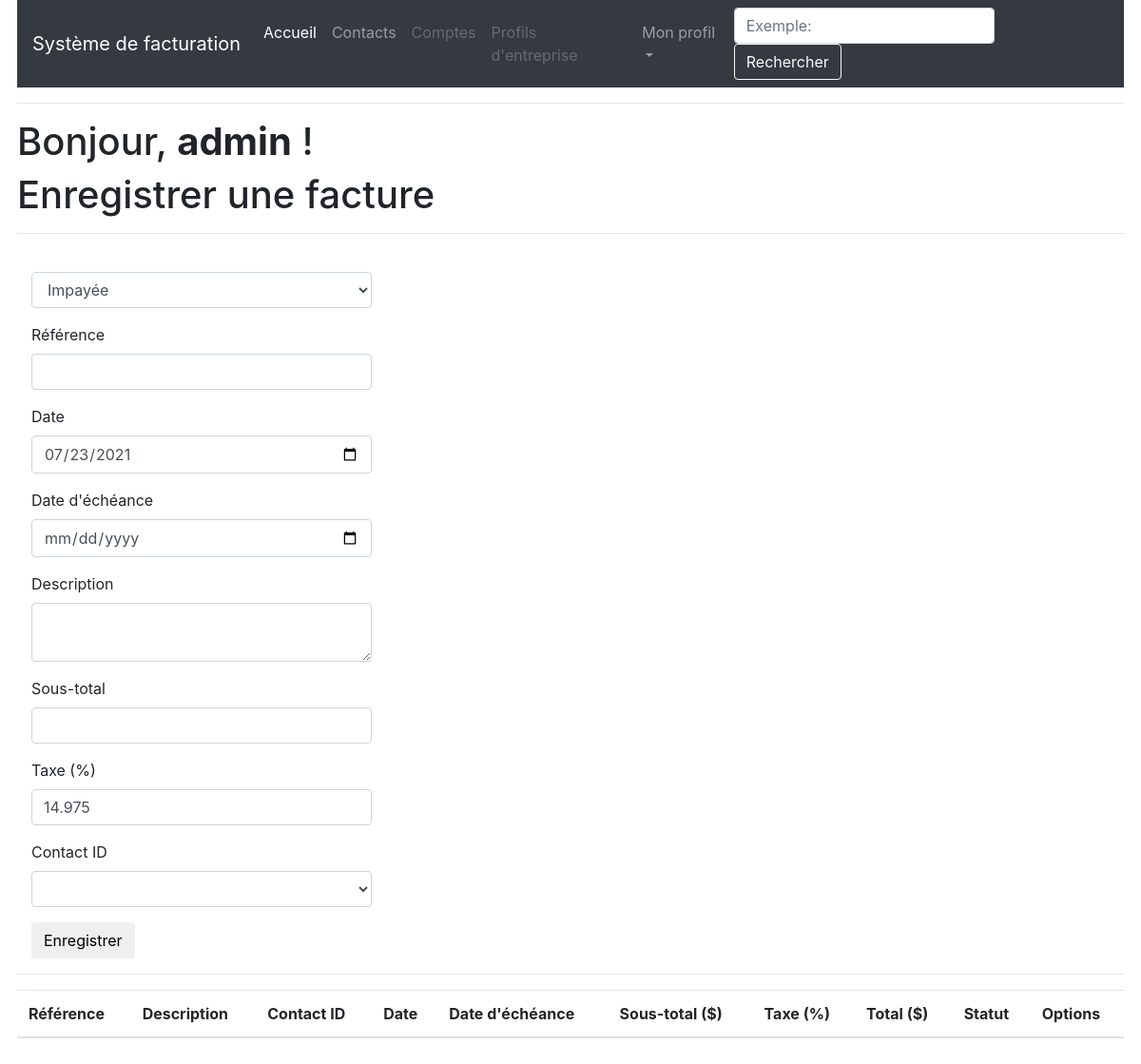
Before: /index (signed in) with the older database file.
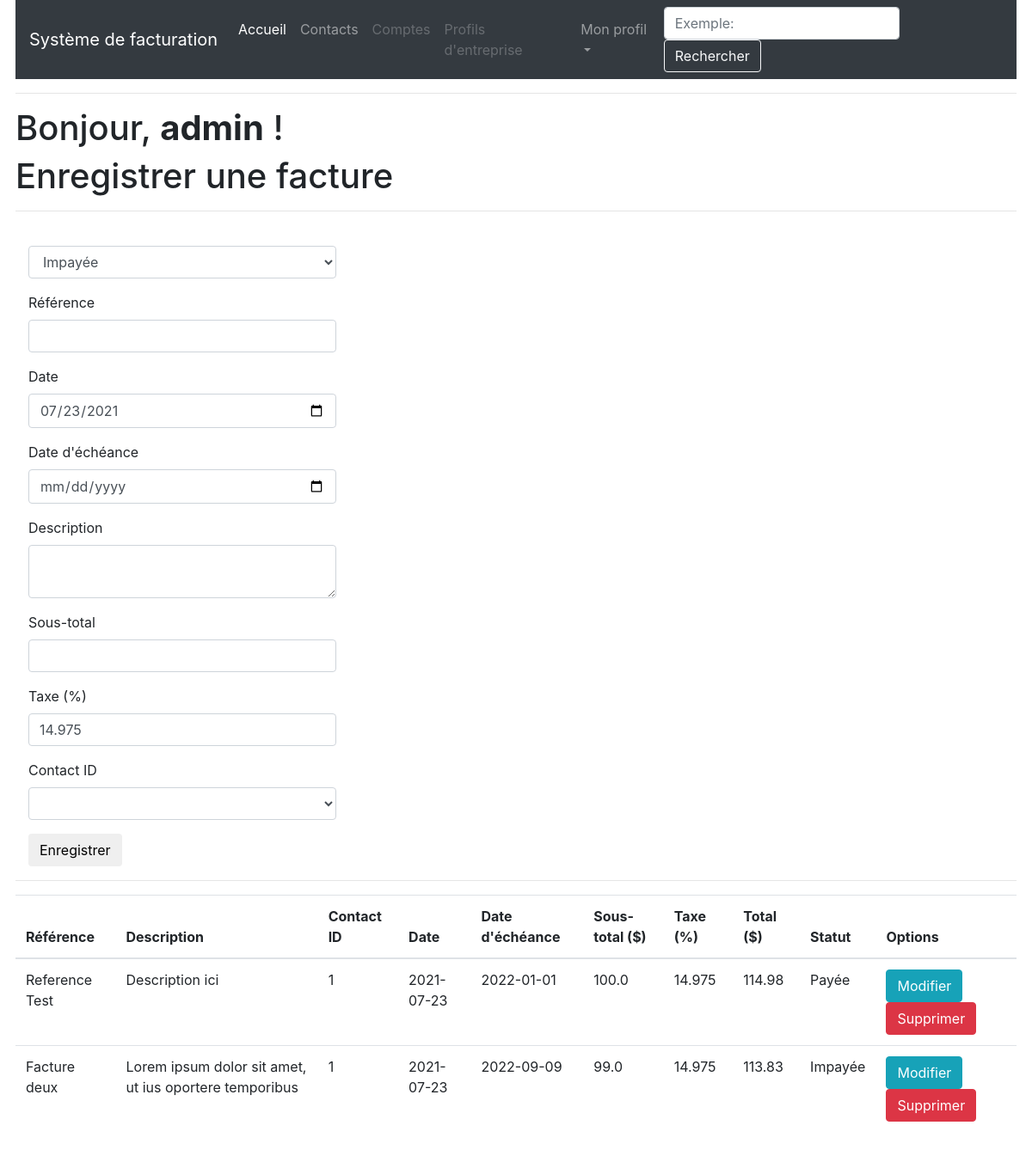
After: the same page with the newer database file.
### app/models.py (models this page shows, shortened)
class User(UserMixin, db.Model):
    id = db.Column(db.Integer, primary_key=True)
    username = db.Column(db.String(64), index=True, unique=True)
    email = db.Column(db.String(120), index=True, unique=True)
    password_hash = db.Column(db.String(128))
    about_me = db.Column(db.String(140))
    last_seen = db.Column(db.DateTime, default=datetime.utcnow)

class Facture(db.Model):
    id = db.Column(db.Integer, primary_key=True)
    paid = db.Column(db.Integer, default=0, nullable=False)
    reference = db.Column(db.String(50), unique=True, nullable=False)
    date = db.Column(db.Date, nullable=False)
    due_date = db.Column(db.Date, nullable=False)
    description = db.Column(db.String(140), nullable=False)
    subtotal = db.Column(db.Float, nullable=True)
    tax = db.Column(db.Float, nullable=True)
    contact_id = db.Column(db.Integer, db.ForeignKey('contact.id'))
    total = db.Column(db.Float, nullable=True)
    user_id = db.Column(db.Integer, db.ForeignKey('user.id'))
    contact = db.relationship('Contact', foreign_keys=contact_id)
    user = db.relationship('User', foreign_keys=user_id)

### app/routes.py (the view, shortened to what this page needs)
@app.route('/index', methods=['GET', 'POST'])
@login_required
def index():
    form = FactureForm()
    page = request.args.get('page', 1, type=int)
    factures = Facture.query.filter_by(user_id=current_user.id).paginate(page, app.config['FACTURES_PAR_PAGE'], False)
    next_url = url_for('index', page=factures.next_num) if factures.has_next else None
    prev_url = url_for('index', page=factures.prev_num) if factures.has_prev else None
    return render_template("index.html", title=_('Accueil'), form=form, factures=factures.items, date_today=date.today(), next_url=next_url, prev_url=prev_url)

### app/forms.py (called while the page is built)
    def get_contacts():
        return Contact.query.filter_by(user_id=current_user.id)

### app/models.py (called while the page is built)
@login.user_loader
def load_user(id):
    return User.query.get(int(id))

### app/routes.py (called while the page is built)
@app.before_request
def before_request():
    if current_user.is_authenticated:
        current_user.last_seen = datetime.utcnow()
        db.session.commit()

### app/templates/index.html (shortened to what this page needs)
{% extends "base.html" %}
{% import 'bootstrap/wtf.html' as wtf %}
{% block app_content %}
    <link rel="stylesheet" href="{{ url_for('static', filename='index.css') }}">
    <h1>{{ _('Bonjour') }}, <strong>{{ current_user.username }}</strong> !</h1>
    <h1>{{ _('Enregistrer une facture') }}</h1>
    <hr>
    {% if form %}
        <div class="form-group">
            <div class="col-md-4">
                {{ wtf.quick_form(form) }}
            </div>
        </div>
        <hr>
    {% endif %}
    <table class="table table-hover">
        <thead>
          <tr>
            <th scope="col">{{ _('Référence') }}</th>
            <th scope="col">{{ _('Description') }}</th>
            <th scope="col">{{ _('Contact ID') }}</th>
            <th scope="col">{{ _('Date') }}</th>
            <th scope="col">{{ _('Date d\'échéance') }}</th>
            <th scope="col">{{ _('Sous-total') }} ($)</th>
            <th scope="col">{{ _('Taxe') }} (%)</th>
            <th scope="col">{{ _('Total') }} ($)</th>
            <th scope="col">{{ _('Statut') }}</th>
            <th scope="col">{{ _('Options') }}</th>
          </tr>
        </thead>
        <tbody>
    {% for facture in factures %}
        {% if facture.paid %}
            {% set facture_state = _('Payée') %}
        {% else %}
            {% set facture_state = _('Impayée') %}
            {% if facture.due_date <= date_today%}
                {% set date_state = 'past-due' %}
            {% endif %}
        {% endif %}
        <tr>
            <td>{{ facture.reference }}</td>
            <td>{{ facture.description }}</td>
            <td>{{ facture.contact_id }}</td>
            <td>{{ facture.date }}</td>
            <td class="{{ date_state }}">{{ facture.due_date }}</td>
            <td>{{ facture.subtotal }}</td>
            <td>{{ facture.tax }}</td>
            <td>{{ facture.total }}</td>
            <td class="{{ date_state }}">{{ facture_state }}</td>
            <td>
                <a class="btn btn-info" href="{{ url_for('update_bill', facture_id=facture.id) }}">{{ _('Modifier') }}</a>
                <a class="btn btn-danger" href="{{ url_for('delete_bill', facture_id=facture.id) }}">{{ _('Supprimer') }}</a>
            </td>
        </tr>
    {% endfor %}
        </tbody>
    </table>
    <br><br>
{% endblock %}

### app/templates/base.html (shortened to what this page needs)
{% extends 'bootstrap/base.html' %}
{% block html %}
  {% block head %}
    {% block styles %}
      <link rel="stylesheet" href="https://maxcdn.bootstrapcdn.com/bootstrap/4.0.0/css/bootstrap.min.css">
      <link rel="stylesheet" href="{{ url_for('static', filename='css/style.css') }}">
    {% endblock %}
  {% endblock %}
  {% block body %}
    {% block navbar %}
    <nav class="navbar navbar-expand-lg navbar-dark bg-dark">
      <a class="navbar-brand" href="{{ url_for('index') }}">{{ _('Système de facturation') }}</a>
      <div class="collapse navbar-collapse">
        <ul class="navbar-nav mr-auto">
            <li class="nav-item {% if request.url_rule.endpoint == 'welcome' %}active {% elif request.url_rule.endpoint == 'index'%}active{% endif %}">
              <a class="nav-link" href="{{ url_for('index') }}">{{ _('Accueil') }}</a>
            </li>
            {% if current_user.is_anonymous %}
            <li class="nav-item {% if request.url_rule.endpoint == 'register' %}active{% endif %}">
              <a class="nav-link" href="{{ url_for('register') }}">{{ _("S'inscrire") }}</a>
            </li>
            <li class="nav-item {% if request.url_rule.endpoint == 'login' %}active{% endif %}">
              <a class="nav-link" href="{{ url_for('login') }}">{{ _('Se connecter') }}</a>
            </li>
            {% else %}
            <li class="nav-item {% if request.url_rule.endpoint == 'contacts' %}active{% endif %}">
              <a class="nav-link" href="{{ url_for('contacts') }}">{{ _('Contacts') }}</a>
            </li>
            <li class="nav-item">
              <a class="nav-link disabled" href="#">{{ _('Comptes') }}</a>
            </li>
            <li class="nav-item">
              <a class="nav-link disabled" href="#">{{ _("Profils d'entreprise") }}</a>
            </li>
            <li class="nav-item dropdown {% if request.url_rule.endpoint == 'user' %}active{% endif %}">
              <a class="nav-link dropdown-toggle" href="#" id="navbarDropdown" role="button" data-toggle="dropdown" aria-haspopup="true" aria-expanded="false">{{ _('Mon profil') }}</a>
            </li>
            {% endif %}
        </ul>
        <form class="form-inline">
          <input class="form-control mr-sm-2" type="search" placeholder={{ _("Exemple: loyer") }} aria-label="Search" />
          <button class="btn btn-outline-light my-2 my-sm-0" type="submit">{{ _('Rechercher') }}</button>
        </form>
      </div>
    </nav>
    <hr>
    {% endblock %}
    {% block app_content %}{% endblock %}
  {% endblock %}
{% endblock %}

Changed rows visible on the page:
added Facture: reference "Reference Test", description "Description ici", contact_id "1", date "2021-07-23", due_date "2022-01-01", subtotal "100.0", tax "14.975", total "114.98", facture_state "Payée"
added Facture: reference "Facture deux", description "Lorem ipsum dolor sit amet, ut ius oportere temporibus", contact_id "1", date "2021-07-23", due_date "2022-09-09", subtotal "99.0", tax "14.975", total "113.83", facture_state "Impayée"
